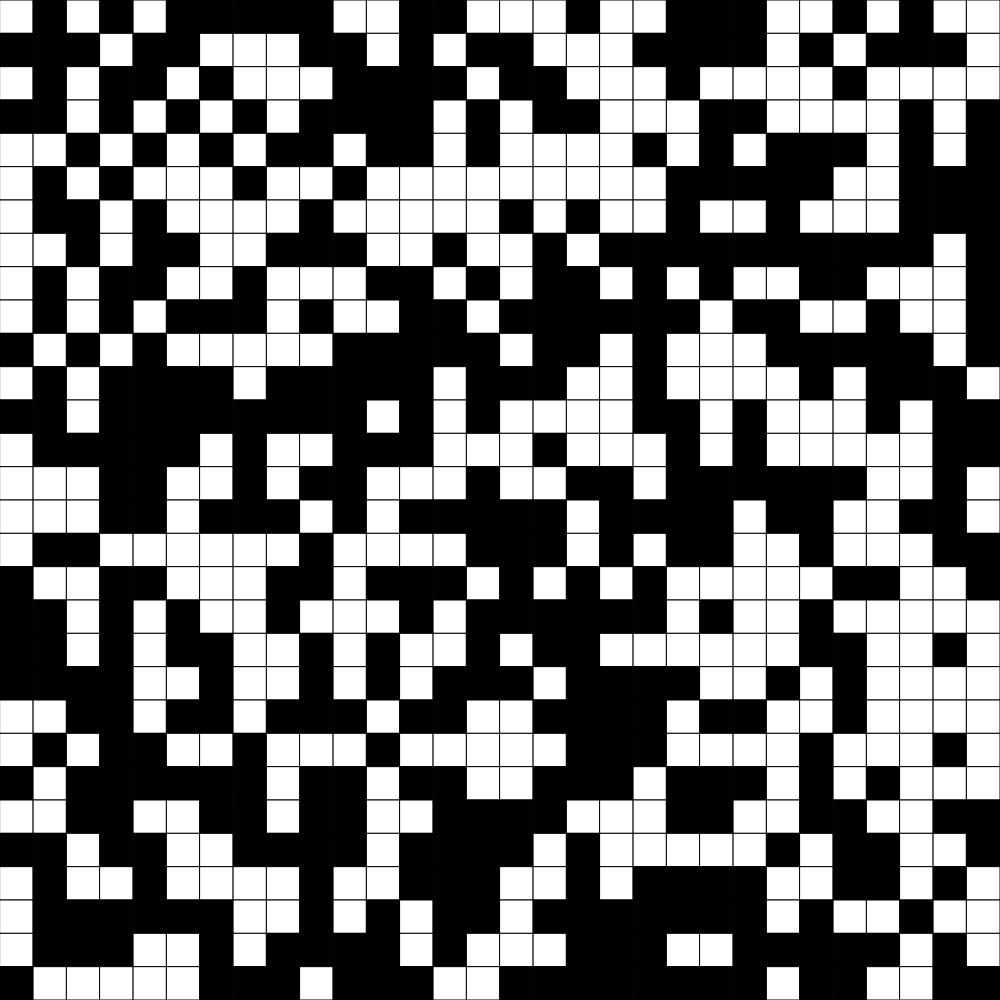
Frame 1 (no input)
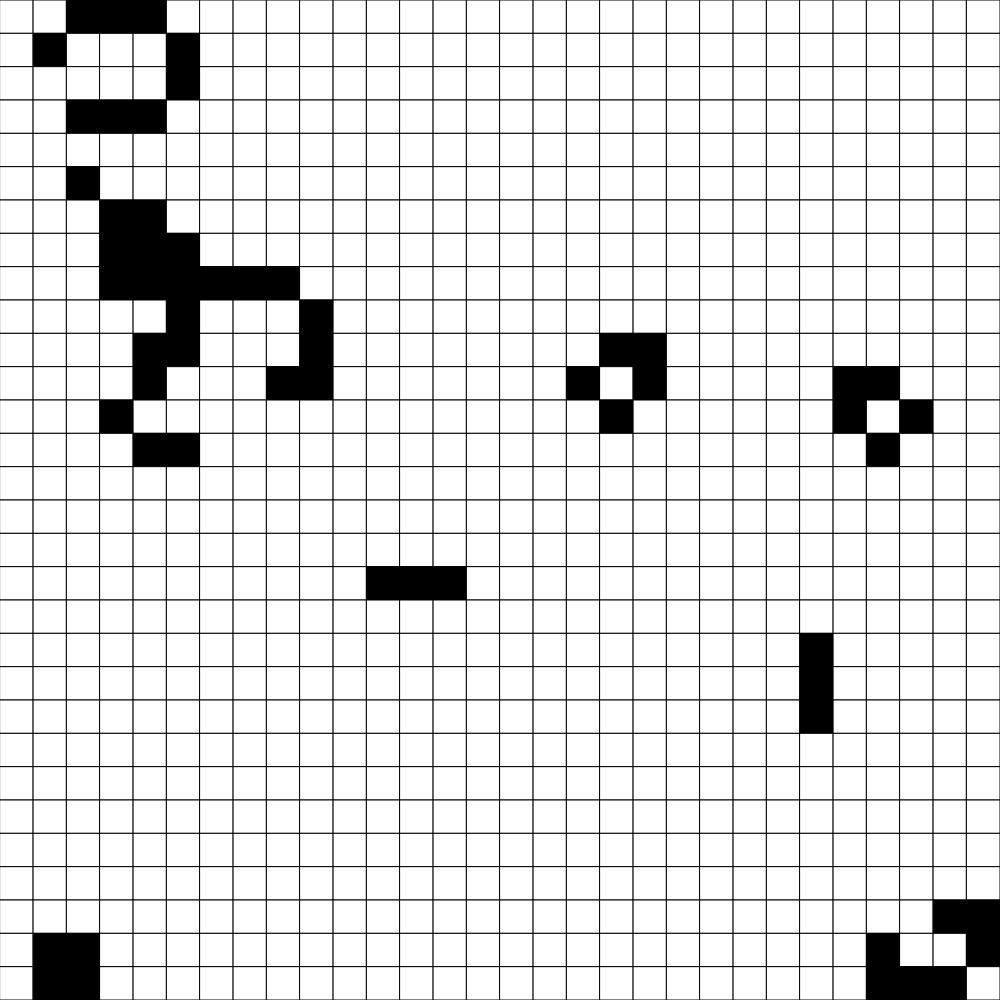
Frame 60 (no input)
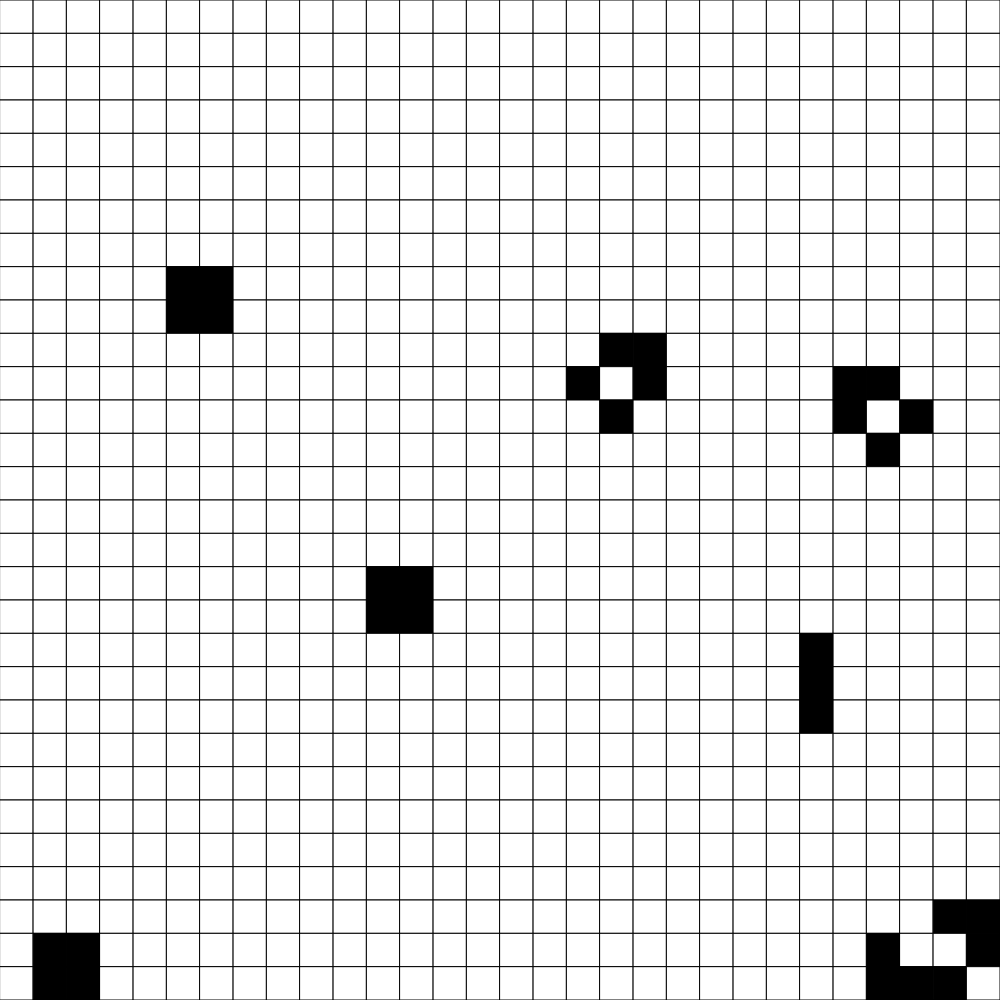
Frame 120 (the mouse pressed at the canvas centre since frame 60)

The p5.js sketch that drew these frames (run headless with seeded random() and noise() and a simulated clock; from frame 60 on, the mouse is pressed at the canvas centre):

// p5.js sketch
// ── sketch.js
// Project Title
// Your Name
// Date
//
// Extra for Experts:
// - describe what you did to take this project "above and beyond"

let grid;
let rows = 30;
let cols = 30;

function setup() {
  if (windowWidth > windowHeight) {
    createCanvas(windowHeight, windowHeight);
  }
  else {
    createCanvas(windowWidth, windowWidth);
  }
  grid = createRandom2dArray(cols, rows);
}

function draw() {
  background(220);
  displayGrid(grid, rows, cols);
  update();
}

function windowResized() {
  if (windowWidth > windowHeight) {
    createCanvas(windowHeight, windowHeight);
  }
  else {
    createCanvas(windowWidth, windowWidth);
  }
}

function keyTyped() {
  if (key === "r") {
    grid = createRandom2dArray(cols, rows);
  }
  if (key === "c") {
    grid = createEmptyGrid();
  }
  if (key === " ") {
    update();
  }
}

function mousePressed() {
  let cellSize = width/cols;

  let xCoord = floor(mouseX / cellSize);
  let yCoord = floor(mouseY / cellSize);
  
  if (grid[yCoord][xCoord] === 1) {
    grid[yCoord][xCoord] = 0;
  }
  else {
    grid[yCoord][xCoord] = 1;
  }
}

function createEmptyGrid() {
  let emptyGrid = [];
  for(let x = 0; x < cols; x++) {
    emptyGrid.push([]);
    for(let y = 0; y < rows; y++) {
      emptyGrid[x].push(0);
    }
  }
  return emptyGrid;
}

function update() {
  let nextTurn = createEmptyGrid();

  for(let x = 0; x < cols; x++) {
    for(let y = 0; y < rows; y++) {
      let neighbors = 0;

      for(let i = - 1; i <= 1; i++) {
        for(let j = - 1; j <= 1; j++) {
          if (x+i >= 0 && x+i < cols && y+j >= 0 && y+j < rows) {
            neighbors += grid[y+j][x+i];
          }
        }
      }
      // Dont count self
      neighbors -= grid[y][x];

      //apply rules!
      if (grid[y][x] === 1) {
        if (neighbors === 2 || neighbors === 3) {
          nextTurn[y][x] = 1;
        }
        else {
          nextTurn[y][x] = 0;
        }
      }
      if (grid[y][x] === 0) {
        if (neighbors === 3) {
          nextTurn[y][x] = 1;
        }
        else {
          nextTurn[y][x] = 0;
        }
      }
    }
  }
  grid = nextTurn;
}

function displayGrid(grid, rows, cols) {
  let cellSize = width / cols;
  for (let y = 0; y < rows; y++) {
    for (let x = 0; x < cols; x++) {
      if (grid[y][x] === 0) {
        fill(255);
      }
      else {
        fill(0);
      }
      rect(x*cellSize, y*cellSize, cellSize, cellSize);
    }
  }
}

function createRandom2dArray(cols, rows) {
  let randomGrid = [];
  for (let x = 0; x < cols; x++) {
    randomGrid.push([]);
    for (let y = 0; y < rows; y++) {
      if (random(100) < 50) {
        randomGrid[x].push(1);
      }
      else {
        randomGrid[x].push(0);
      }
    }
  }
  return randomGrid;
}
